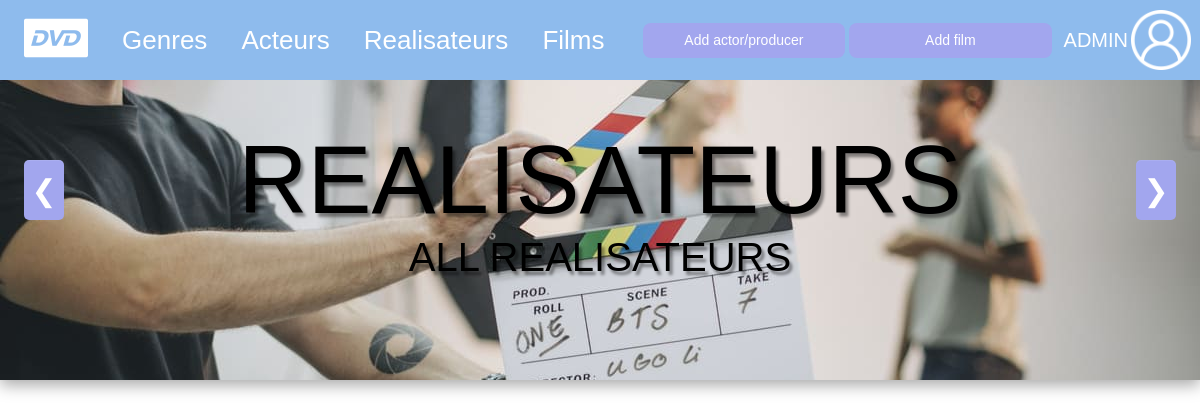
Before: /Cinema/index.php?action=Realisateurs with the older database file.
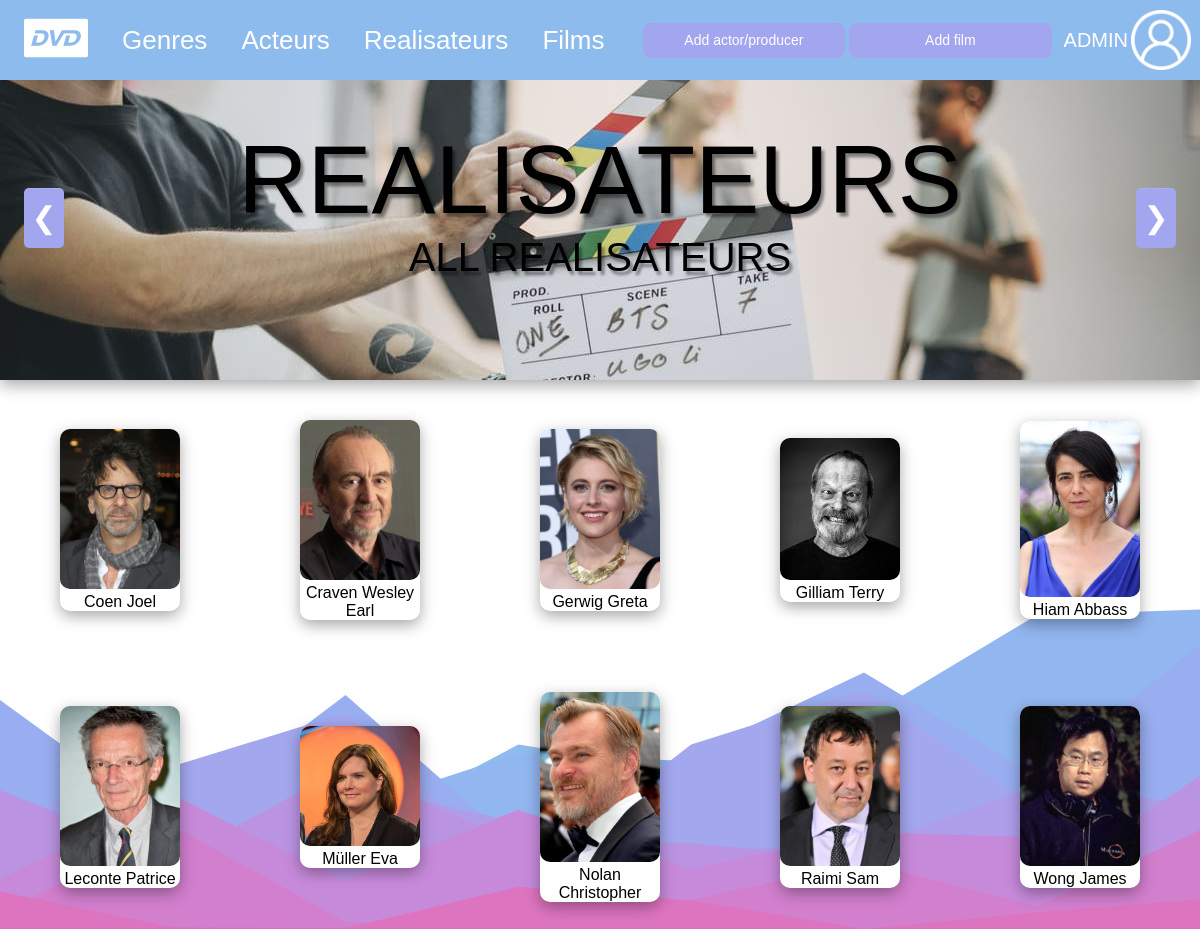
After: the same page with the newer database file.
### tables this page shows
CREATE TABLE IF NOT EXISTS `realisateur` (
  `id_realisateur` int NOT NULL AUTO_INCREMENT,
  `id_personne` int NOT NULL,
  `picture` text,
  PRIMARY KEY (`id_realisateur`),
  UNIQUE KEY `id_personne` (`id_personne`),
  CONSTRAINT `realisateur_ibfk_1` FOREIGN KEY (`id_personne`) REFERENCES `personne` (`id_personne`)
);

CREATE TABLE IF NOT EXISTS `personne` (
  `id_personne` int NOT NULL AUTO_INCREMENT,
  `nom` varchar(50) DEFAULT NULL,
  `prenom` varchar(50) DEFAULT NULL,
  `sexe` varchar(30) DEFAULT NULL,
  `date_naissance` date DEFAULT NULL,
  PRIMARY KEY (`id_personne`)
);

### Cinema/controller/RealisateurController.php (called while the page is built, shortened)
<?php
class RealisateurController
{
    public function listRealisateur(){
        $dao = new DAO();
        $sql = "SELECT id_realisateur, nom, prenom, picture
        FROM realisateur r,personne p
        WHERE r.id_personne = p.id_personne
        ORDER BY nom ASC;";
        $realisateursList = $dao->executeRequest($sql);
        require("view/realisateur/realisateur.php");
    }
}

### Cinema/app/DAO.php (called while the page is built, shortened)
<?php
class DAO
{
    private $bdd;
    public function __construct()
    {
        $db_host = "localhost";
        $db_name = "cinema sql";
        $db_user = "root";
        $db_pass = "";
        $this->bdd = new PDO('mysql:host=' . $db_host . ';dbname=' . $db_name . ';charset=utf8', $db_user, $db_pass);
    }
    public function executeRequest($sql, $params = NULL)
    {
        if ($params == NULL) {
            $resultat = $this->bdd->query($sql);
        } else {
            $resultat = $this->bdd->prepare($sql);
            $resultat->execute($params);
        }
        return $resultat;
    }
}

### Cinema/view/realisateur/realisateur.php (the view, shortened to what this page needs)
<div>
    <figure class="homeCaroussel">
        <img id="slide" src="./public/img/devenir-acteur.jpeg" alt="image realisateur">
        <div class="title_rea">
            <h1>Realisateurs</h1>
            <h2>All Realisateurs</h2>
        </div>
    </figure>
    <div class="boutonSwipe">
        <input type="button" value="&#10094;" onclick="imgPrecedentRealisateurs();" class="boutonGauche"></input>
        <input type="button" value="&#10095;" onclick="imgSuivanteRealisateurs();" class="boutonDroit"></input>
    </div>
    <div class="card-lastest">
        <?php
        while ($realisateur = $realisateursList->fetch()) { ?>
            <div class="card-rea" <?php if($realisateur["nom"] == "Personne Supprimer"){echo "style='display: none;'";} ?>>
                <a href="index.php?action=Detail Realisateur&id=<?= $realisateur["id_realisateur"]; ?>">
                    <img class="imgLastest"src="<?= $realisateur["picture"]; ?>" alt="movie picture">
                    <span><?= $realisateur["nom"];?> <?= $realisateur["prenom"]; ?></span>
                </a>
            </div>
        <?php }
        ?>
    </div>
</div>
<?php
require("view/template.php");
?>

Changed rows visible on the page:
added realisateur: shows a picture, id_personne.nom "Coen", id_personne.prenom "Joel"
added realisateur: shows a picture, id_personne.nom "Craven", id_personne.prenom "Wesley Earl"
added realisateur: shows a picture, id_personne.nom "Gerwig", id_personne.prenom "Greta"
added realisateur: shows a picture, id_personne.nom "Gilliam", id_personne.prenom "Terry"
added realisateur: shows a picture, id_personne.nom "Hiam", id_personne.prenom "Abbass"
added realisateur: shows a picture, id_personne.nom "Leconte", id_personne.prenom "Patrice"
added realisateur: shows a picture, id_personne.nom "Müller", id_personne.prenom "Eva"
added realisateur: shows a picture, id_personne.nom "Nolan", id_personne.prenom "Christopher"
added realisateur: shows a picture, id_personne.nom "Raimi", id_personne.prenom "Sam"
added realisateur: shows a picture, id_personne.nom "Wong", id_personne.prenom "James"
